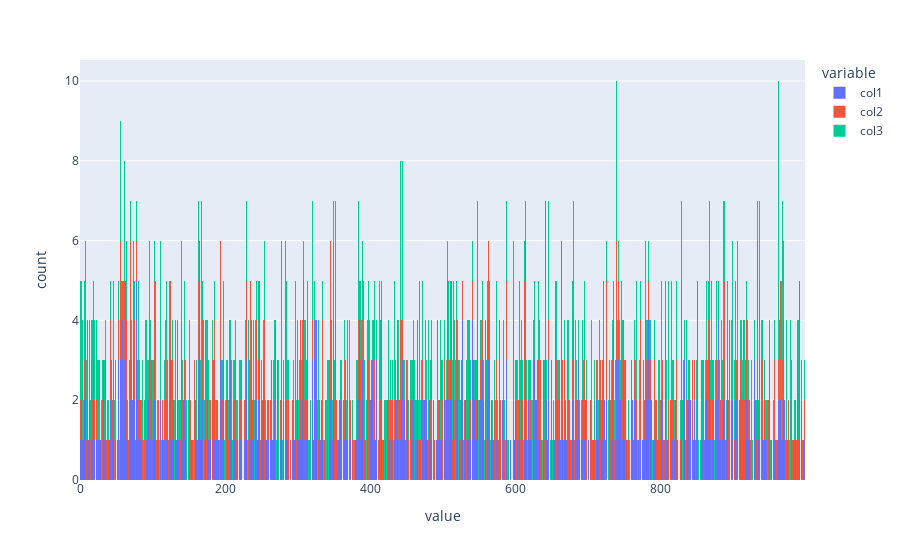

The notebook cell this image was saved under:
### Code cell
fig = px.histogram(df, nbins=1000, barmode='stack')
fig.show()

### Figure 1 — Plotly figure (JSON) as saved in the notebook; plotly's stock layout.template omitted (floating-point values rounded to 4 significant figures; data arrays with more than 128 entries replaced by an {"elided": "..."} marker saying what was removed)
{"data": [{"alignmentgroup": "True", "bingroup": "x", "hovertemplate": "variable=col1<br>value=%{x}<br>count=%{y}<extra></extra>", "legendgroup": "col1", "marker": {"color": "#636efa"}, "name": "col1", "nbinsx": 1000, "offsetgroup": "col1", "orientation": "v", "showlegend": true, "type": "histogram", "x": {"elided": "1000 int values"}, "xaxis": "x", "yaxis": "y"}, {"alignmentgroup": "True", "bingroup": "x", "hovertemplate": "variable=col2<br>value=%{x}<br>count=%{y}<extra></extra>", "legendgroup": "col2", "marker": {"color": "#EF553B"}, "name": "col2", "nbinsx": 1000, "offsetgroup": "col2", "orientation": "v", "showlegend": true, "type": "histogram", "x": {"elided": "1000 int values"}, "xaxis": "x", "yaxis": "y"}, {"alignmentgroup": "True", "bingroup": "x", "hovertemplate": "variable=col3<br>value=%{x}<br>count=%{y}<extra></extra>", "legendgroup": "col3", "marker": {"color": "#00cc96"}, "name": "col3", "nbinsx": 1000, "offsetgroup": "col3", "orientation": "v", "showlegend": true, "type": "histogram", "x": {"elided": "1000 int values"}, "xaxis": "x", "yaxis": "y"}], "layout": {"barmode": "stack", "legend": {"title": {"text": "variable"}, "tracegroupgap": 0}, "margin": {"t": 60}, "xaxis": {"anchor": "y", "domain": [0, 1], "title": {"text": "value"}}, "yaxis": {"anchor": "x", "domain": [0, 1], "title": {"text": "count"}}}}
